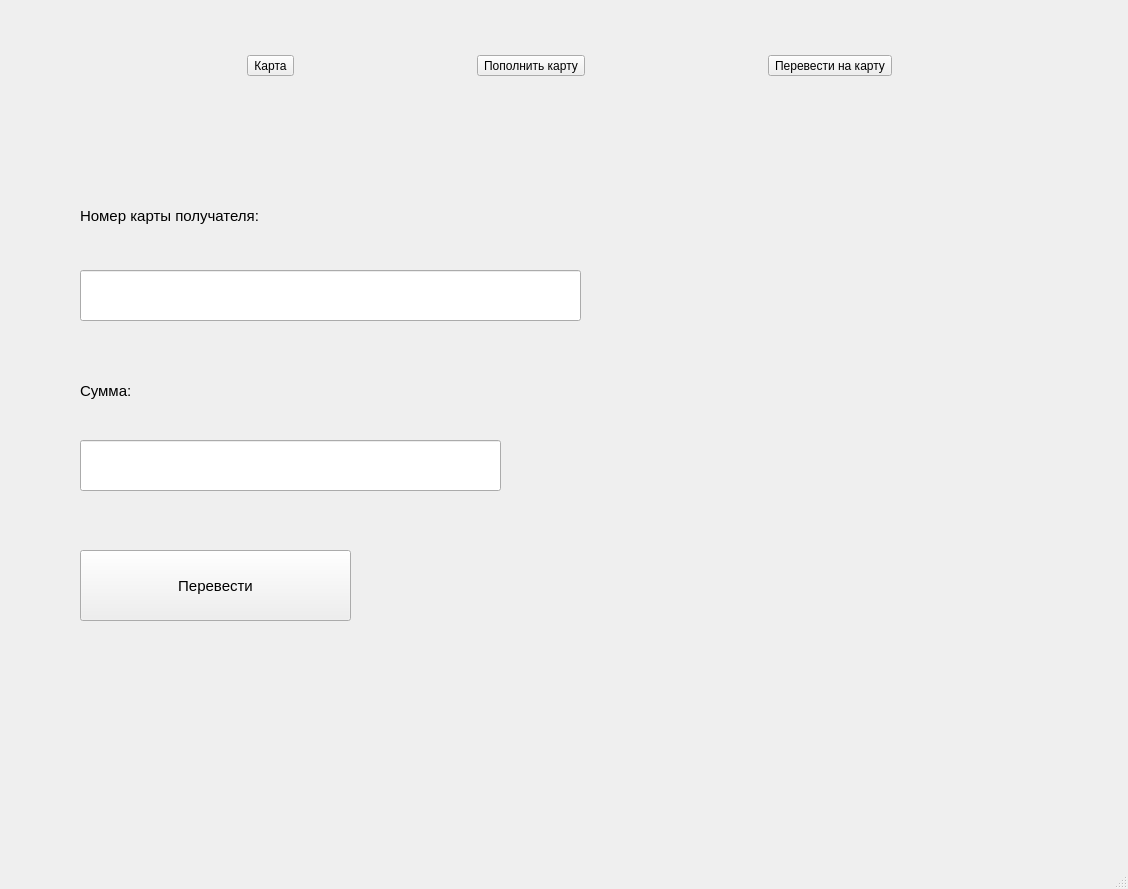
<?xml version="1.0" encoding="UTF-8"?>
<ui version="4.0">
 <class>MainWindow</class>
 <widget class="QMainWindow" name="MainWindow">
  <property name="geometry">
   <rect>
    <x>0</x>
    <y>0</y>
    <width>1128</width>
    <height>889</height>
   </rect>
  </property>
  <property name="windowTitle">
   <string>MainWindow</string>
  </property>
  <widget class="QWidget" name="centralwidget">
   <widget class="QStackedWidget" name="stackedWidget">
    <property name="geometry">
     <rect>
      <x>20</x>
      <y>140</y>
      <width>1071</width>
      <height>681</height>
     </rect>
    </property>
    <property name="currentIndex">
     <number>3</number>
    </property>
    <widget class="QWidget" name="page_card">
     <widget class="QListWidget" name="listWidget">
      <property name="geometry">
       <rect>
        <x>480</x>
        <y>110</y>
        <width>521</width>
        <height>471</height>
       </rect>
      </property>
     </widget>
     <widget class="QPushButton" name="pushButton_set_card">
      <property name="geometry">
       <rect>
        <x>480</x>
        <y>44</y>
        <width>281</width>
        <height>51</height>
       </rect>
      </property>
      <property name="text">
       <string>Выбрать карту</string>
      </property>
     </widget>
     <widget class="QLabel" name="label">
      <property name="geometry">
       <rect>
        <x>0</x>
        <y>230</y>
        <width>161</width>
        <height>41</height>
       </rect>
      </property>
      <property name="font">
       <font>
        <pointsize>12</pointsize>
       </font>
      </property>
      <property name="text">
       <string>На счету:</string>
      </property>
     </widget>
     <widget class="QLCDNumber" name="lcdNumber">
      <property name="geometry">
       <rect>
        <x>190</x>
        <y>230</y>
        <width>201</width>
        <height>41</height>
       </rect>
      </property>
     </widget>
     <widget class="QLCDNumber" name="lcdNumber_2">
      <property name="geometry">
       <rect>
        <x>10</x>
        <y>140</y>
        <width>381</width>
        <height>41</height>
       </rect>
      </property>
      <property name="smallDecimalPoint">
       <bool>false</bool>
      </property>
      <property name="numDigits">
       <number>16</number>
      </property>
      <property name="digitCount">
       <number>16</number>
      </property>
     </widget>
     <widget class="QLabel" name="label_2">
      <property name="geometry">
       <rect>
        <x>10</x>
        <y>60</y>
        <width>351</width>
        <height>41</height>
       </rect>
      </property>
      <property name="font">
       <font>
        <pointsize>12</pointsize>
       </font>
      </property>
      <property name="text">
       <string>Номер карты:</string>
      </property>
     </widget>
     <widget class="QToolButton" name="toolButton_refresh">
      <property name="geometry">
       <rect>
        <x>790</x>
        <y>40</y>
        <width>201</width>
        <height>51</height>
       </rect>
      </property>
      <property name="text">
       <string>Обновить</string>
      </property>
     </widget>
     <widget class="QPushButton" name="pushButton_add_card">
      <property name="geometry">
       <rect>
        <x>480</x>
        <y>604</y>
        <width>331</width>
        <height>51</height>
       </rect>
      </property>
      <property name="text">
       <string>Добавить карту</string>
      </property>
     </widget>
    </widget>
    <widget class="QWidget" name="page_add_card"/>
    <widget class="QWidget" name="page_top_up_card">
     <widget class="QPushButton" name="pushButton_top_up_card">
      <property name="geometry">
       <rect>
        <x>80</x>
        <y>230</y>
        <width>261</width>
        <height>61</height>
       </rect>
      </property>
      <property name="font">
       <font>
        <pointsize>10</pointsize>
       </font>
      </property>
      <property name="text">
       <string>Пополнить</string>
      </property>
     </widget>
     <widget class="QLabel" name="label_15">
      <property name="geometry">
       <rect>
        <x>30</x>
        <y>280</y>
        <width>53</width>
        <height>14</height>
       </rect>
      </property>
      <property name="text">
       <string/>
      </property>
     </widget>
     <widget class="QLabel" name="label_16">
      <property name="geometry">
       <rect>
        <x>80</x>
        <y>40</y>
        <width>301</width>
        <height>61</height>
       </rect>
      </property>
      <property name="font">
       <font>
        <pointsize>11</pointsize>
       </font>
      </property>
      <property name="text">
       <string>Укажите сумму:</string>
      </property>
     </widget>
     <widget class="QLineEdit" name="lineEdit_top_up_card">
      <property name="geometry">
       <rect>
        <x>80</x>
        <y>130</y>
        <width>341</width>
        <height>41</height>
       </rect>
      </property>
     </widget>
    </widget>
    <widget class="QWidget" name="page_2_transaction">
     <widget class="QLabel" name="label_17">
      <property name="geometry">
       <rect>
        <x>60</x>
        <y>40</y>
        <width>781</width>
        <height>71</height>
       </rect>
      </property>
      <property name="font">
       <font>
        <pointsize>11</pointsize>
       </font>
      </property>
      <property name="text">
       <string>Номер карты получателя:</string>
      </property>
     </widget>
     <widget class="QLineEdit" name="lineEdit">
      <property name="geometry">
       <rect>
        <x>60</x>
        <y>130</y>
        <width>501</width>
        <height>51</height>
       </rect>
      </property>
     </widget>
     <widget class="QLabel" name="label_18">
      <property name="geometry">
       <rect>
        <x>60</x>
        <y>220</y>
        <width>261</width>
        <height>61</height>
       </rect>
      </property>
      <property name="font">
       <font>
        <pointsize>11</pointsize>
       </font>
      </property>
      <property name="text">
       <string>Сумма:</string>
      </property>
     </widget>
     <widget class="QLineEdit" name="lineEdit_2">
      <property name="geometry">
       <rect>
        <x>60</x>
        <y>300</y>
        <width>421</width>
        <height>51</height>
       </rect>
      </property>
     </widget>
     <widget class="QPushButton" name="pushButton_trans">
      <property name="geometry">
       <rect>
        <x>60</x>
        <y>410</y>
        <width>271</width>
        <height>71</height>
       </rect>
      </property>
      <property name="font">
       <font>
        <pointsize>11</pointsize>
       </font>
      </property>
      <property name="text">
       <string>Перевести</string>
      </property>
     </widget>
    </widget>
   </widget>
   <widget class="QWidget" name="horizontalLayoutWidget">
    <property name="geometry">
     <rect>
      <x>70</x>
      <y>10</y>
      <width>1001</width>
      <height>111</height>
     </rect>
    </property>
    <layout class="QHBoxLayout" name="horizontalLayout">
     <item>
      <widget class="QToolButton" name="toolButton_card">
       <property name="enabled">
        <bool>true</bool>
       </property>
       <property name="sizePolicy">
        <sizepolicy hsizetype="Fixed" vsizetype="Fixed">
         <horstretch>0</horstretch>
         <verstretch>0</verstretch>
        </sizepolicy>
       </property>
       <property name="minimumSize">
        <size>
         <width>47</width>
         <height>20</height>
        </size>
       </property>
       <property name="text">
        <string>Карта</string>
       </property>
       <property name="checkable">
        <bool>true</bool>
       </property>
       <property name="autoExclusive">
        <bool>true</bool>
       </property>
      </widget>
     </item>
     <item>
      <widget class="QToolButton" name="toolButton_top_up">
       <property name="text">
        <string>Пополнить карту</string>
       </property>
       <property name="checkable">
        <bool>true</bool>
       </property>
       <property name="autoExclusive">
        <bool>true</bool>
       </property>
      </widget>
     </item>
     <item>
      <widget class="QToolButton" name="toolButton_transaction">
       <property name="text">
        <string>Перевести на карту</string>
       </property>
       <property name="checkable">
        <bool>true</bool>
       </property>
       <property name="autoExclusive">
        <bool>true</bool>
       </property>
      </widget>
     </item>
    </layout>
   </widget>
  </widget>
  <widget class="QMenuBar" name="menubar">
   <property name="geometry">
    <rect>
     <x>0</x>
     <y>0</y>
     <width>1128</width>
     <height>23</height>
    </rect>
   </property>
  </widget>
  <widget class="QStatusBar" name="statusbar"/>
 </widget>
 <resources/>
 <connections/>
</ui>
